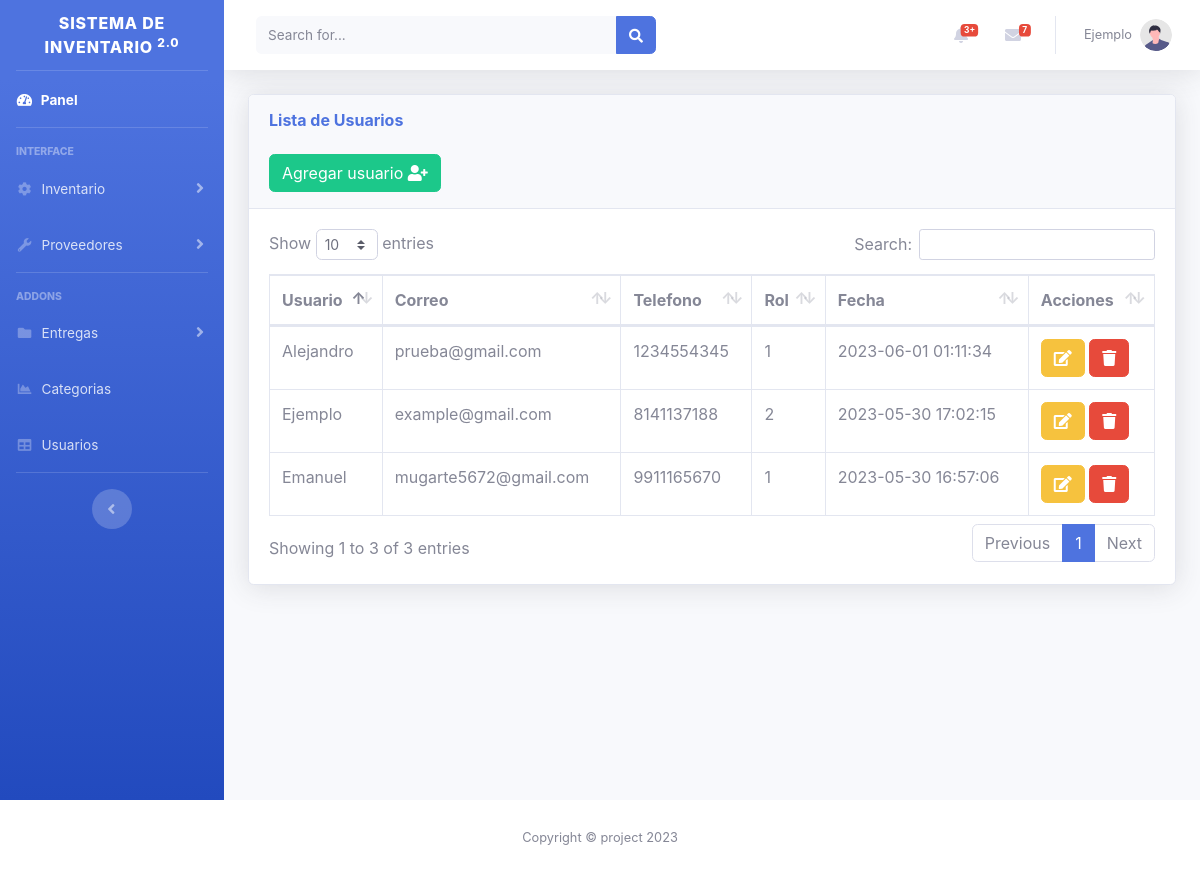
The app's page /views/usuarios.php (signed in) with its own data.
### tables this page shows
CREATE TABLE `users` (
  `id` int(11) NOT NULL,
  `usuario` varchar(50) NOT NULL,
  `correo` varchar(50) NOT NULL,
  `telefono` varchar(50) NOT NULL,
  `password` varchar(300) NOT NULL,
  `fecha` timestamp NOT NULL DEFAULT current_timestamp() ON UPDATE current_timestamp(),
  `id_rol` int(11) NOT NULL
);

### views/usuarios.php (the view, shortened to what this page needs)
<?php include "../includes/header.php"; ?>
<body id="page-top">
    <div class="container-fluid">
        <div class="card shadow mb-4">
            <div class="card-header py-3">
                <h6 class="m-0 font-weight-bold text-primary">Lista de Usuarios</h6>
                <br>
                <button type="button" class="btn btn-success" data-toggle="modal" data-target="#user">
                    <span class="glyphicon glyphicon-plus"></span> Agregar usuario <i class="fa fa-user-plus"></i> </a></button>
            </div>
            <div class="card-body">
                <div class="table-responsive">
                    <table class="table table-bordered" id="dataTable" width="100%" cellspacing="0">
                        <thead>
                            <tr>
                                <th>Usuario</th>
                                <th>Correo</th>
                                <th>Telefono</th>
                                <th>Rol</th>
                                <th>Fecha</th>
                                <th>Acciones</th>
                            </tr>
                        </thead>
                        <tbody>
                            <?php
                            require_once("../includes/db.php");
                            $result = mysqli_query($conexion, "SELECT * FROM users ");
                            while ($fila = mysqli_fetch_assoc($result)) :
                            ?>
                                <tr>
                                    <td><?php echo $fila['usuario']; ?></td>
                                    <td><?php echo $fila['correo']; ?></td>
                                    <td><?php echo $fila['telefono']; ?></td>
                                    <td><?php echo $fila['id_rol']; ?></td>
                                    <td><?php echo $fila['fecha']; ?></td>
                                    <td>
                                        <a href="editUser.php?accion=edit_users&id=<?php echo $fila['id'] ?>" class="btn btn-warning" id="editForm">
                                            <i class="fa fa-edit "></i> </a>
                                        <a href="../includes/functions.php?accion=delete_users&id=<?php echo $fila['id'] ?> " class="btn btn-danger btn-del" id="deleteForm">
                                            <i class="fa fa-trash "></i></a></button>
                                    </td>
                                </tr>
                            <?php endwhile; ?>
                        </tbody>
                    </table>
                </div>
            </div>
        </div>
    </div>
    </div>
    </div>
    </div>
</body>
<?php include "../includes/footer.php"; ?>
</html>

### records on screen
users: usuario "Emanuel", correo "mugarte5672@gmail.com", telefono "9911165670", id_rol "1", fecha "2023-05-30 16:57:06"
users: usuario "Ejemplo", correo "example@gmail.com", telefono "8141137188", id_rol "2", fecha "2023-05-30 17:02:15"
users: usuario "Alejandro", correo "prueba@gmail.com", telefono "1234554345", id_rol "1", fecha "2023-06-01 01:11:34"

### other values on screen
$_SESSION['usuario'] "Ejemplo"
